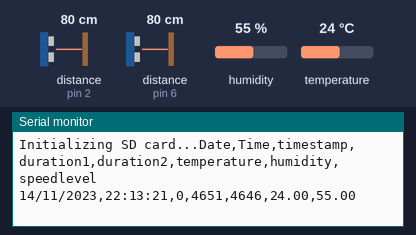
Bench run of a sketch on a simulated Arduino Uno, built with avr-gcc and run on an emulated ATmega328P. Shown: the last lines printed to the serial monitor. Wiring (inferred from the names in the program): 2 × ultrasonic range finder: trigger pin 3, echo pin 2 / trigger pin 5, echo pin 6. The test bench sets the inputs (shaded band); at power-on: distance to the obstacle (sensors on pin 2, pin 6) 80 cm, humidity 55 %, temperature 24 °C. The echo pulse lasts 58.3 µs per cm; the local clock reads 2024-03-15 10:24:30 at power-on unless the sketch sets it; storage starts empty.

Above: at 1.8 s.
1.9 s: distance to the obstacle (sensor on pin 2) set to 2 cm
At 2.4 s:
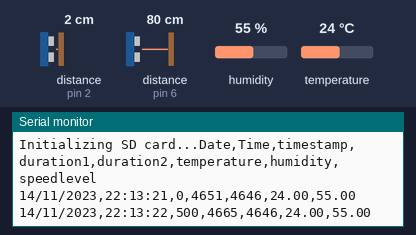
3.4 s: distance to the obstacle (sensor on pin 6) set to 2 cm
At 4.7 s:
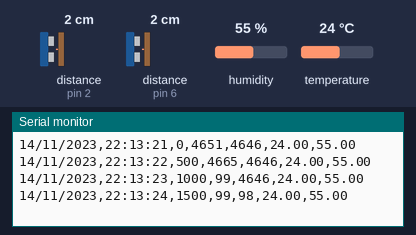
4.9 s: humidity set to 22 %
At 5.5 s:
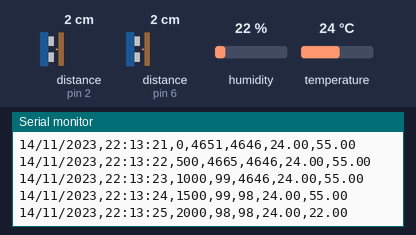
6.4 s: temperature set to 12 °C
At 7.7 s:
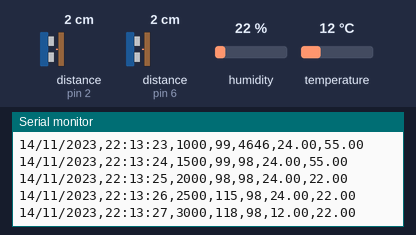
7.9 s: distance to the obstacle (sensor on pin 2) set to 4 cm
At 9.0 s:
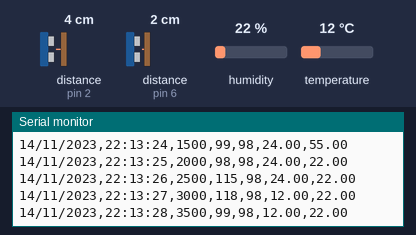
9.4 s: distance to the obstacle (sensor on pin 6) set to 4 cm
At 10.9 s:
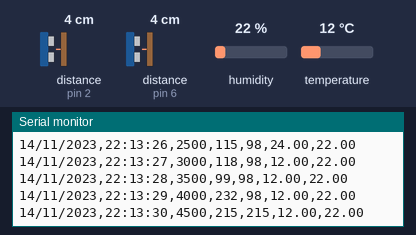
Timing chart, 0 to 11.9 s (numbered marks = the images above; inputs shaded):
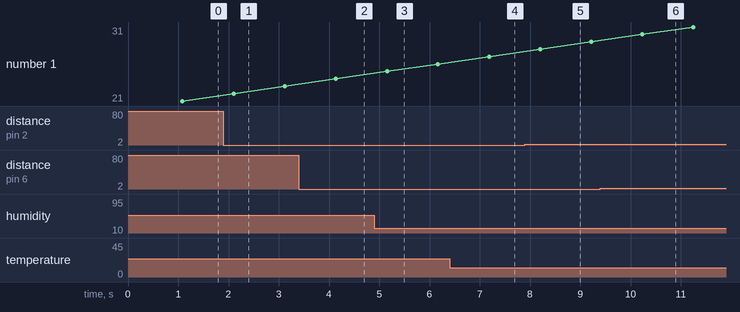

Measured:
- after the input at 3.4 s, the serial monitor: prints a new line after 0.74 s (image 2)
- after the input at 4.9 s, the serial monitor: prints a new line after 0.25 s (image 3)
- after the input at 6.4 s, the serial monitor: prints a new line after 0.79 s (image 4)
- after the input at 9.4 s, the serial monitor: prints a new line after 0.83 s (image 6)

The sketch:

2_HCSR04_SD_RTC_DHT.ino
```cpp
#define echoPin1 2
#define trigPin1 3
#define trigPin2 5
#define echoPin2 6
#define DHTPIN 8
#define DHTTYPE DHT22
#include "DHT.h"
#include <RTClib.h>
#include <SPI.h>
#include <SD.h>
#include <Wire.h>
#include <TimeLib.h>
#include <DS1307RTC.h>
DHT dht(DHTPIN, DHTTYPE);

int trigPin;
int duration, Sensor1, Sensor2;
File myFile;
//RTC_DS1307 rtc;

RTC_DS3231 rtc;              // Create an RTC_DS3231 object


void setup()
{ Serial.begin(9600);
  Wire.begin();
  dht.begin();
  pinMode(trigPin1, OUTPUT);
  pinMode(echoPin1, INPUT);
  pinMode(trigPin2, OUTPUT);
  pinMode(echoPin2, INPUT);
  digitalWrite(trigPin, LOW);


  SD.begin();
  while (!Serial);
  if (! rtc.begin()) {
    Serial.println("Couldn't find RTC");
    while (1);
  }
  else {
    rtc.adjust(DateTime(F(__DATE__), F(__TIME__)));
  }
 // if (! rtc.isrunning()) {
   // Serial.println("RTC is NOT running!");
 // }
  Serial.print("Initializing SD card...");
  if (!SD.begin(10)) {
    Serial.println("initialization failed!");
    while (1);
  }
  /*Serial.begin(9600);
  Wire.begin();
  dht.begin();
  pinMode(trigPin1, OUTPUT);
  pinMode(echoPin1, INPUT);
  pinMode(trigPin2, OUTPUT);
  pinMode(echoPin2, INPUT);
  digitalWrite(trigPin, LOW);*/
  Serial.println("Date,Time,timestamp,duration1,duration2,temperature,humidity,speedlevel");
  myFile.println("Date,Time,timestamp,duration1,duration2,temperature,humidity,speedlevel");
  data();


}

void loop()
{


}
void data()
{

  for (int k = 0; k < 1000; k += 1)
  {
    Sensor(trigPin1, echoPin1);
    Sensor1 = duration;
    Sensor(trigPin2, echoPin2);
    Sensor2 = duration;
    float t = dht.readTemperature();
    float h = dht.readHumidity();

    myFile = SD.open("test1.txt", FILE_WRITE);
    tmElements_t tm;

    if (RTC.read(tm)) {

      Serial.print(tm.Day);
      Serial.print('/');
      Serial.print(tm.Month);
      Serial.print('/');
      Serial.print(tmYearToCalendar(tm.Year));
      Serial.print(",");
      Serial.print(tm.Hour);
      Serial.print(":");
      Serial.print(tm.Minute);
      Serial.print(":");
      Serial.print(tm.Second);
      Serial.print(',');
      Serial.print(k * 500);
      Serial.print(",");
      Serial.print(Sensor1);
      Serial.print(",");
      Serial.print(Sensor2);
      Serial.print(",");
      Serial.print(t);
      Serial.print(",");
      Serial.println(h);
      myFile.print(tm.Day);
      myFile.print('/');
      myFile.print(tm.Month);
      myFile.print('/');
      myFile.print(tmYearToCalendar(tm.Year));
      myFile.print(",");
      myFile.print(tm.Hour);
      myFile.print(":");
      myFile.print(tm.Minute);
      myFile.print(":");
      myFile.print(tm.Second);
      myFile.print(',');
      myFile.print(k * 500);
      myFile.print(",");
      myFile.print(Sensor1);
      myFile.print(",");
      myFile.print(Sensor2);
      myFile.print(",");
      myFile.print(t);
      myFile.print(",");
      myFile.println(h);


    }

    /*Serial.print(".............data collection completed............");
    myFile.print(".............data collection completed............");*/
  }
}


void Sensor(int trigPin, int echoPin)
{

  digitalWrite(trigPin, LOW);
  delayMicroseconds(2);
  digitalWrite(trigPin, HIGH);
  delayMicroseconds(10);
  digitalWrite(trigPin, LOW);
  duration = pulseIn(echoPin, HIGH);
  delay(500);

}
```
